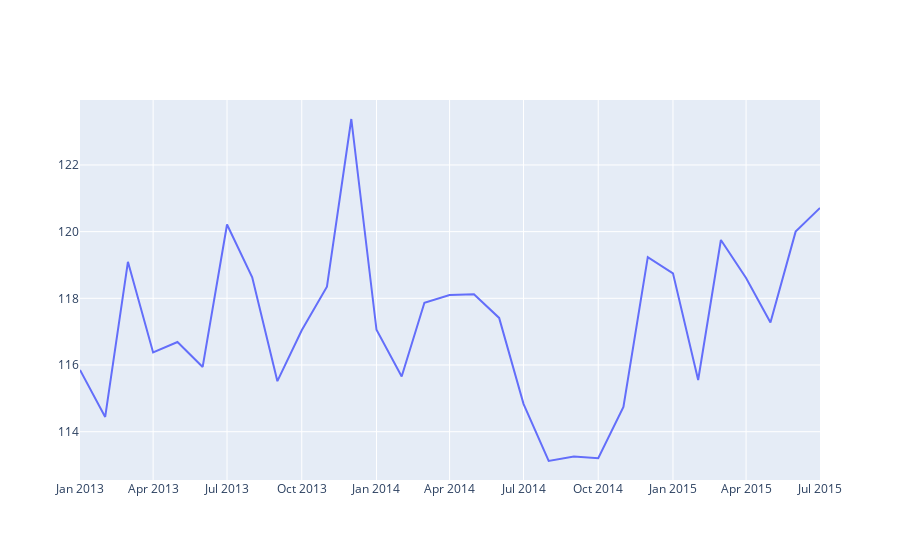

Write notebook code for a chart like this one.
### Code cell
df['power_transormed'] = np.sqrt(np.sqrt(df['Sales']))

trace1 = Scatter(x=df.index,y=df['power_transormed'], name = 'Transformed data')

iplot(Figure(data=[trace1]))
